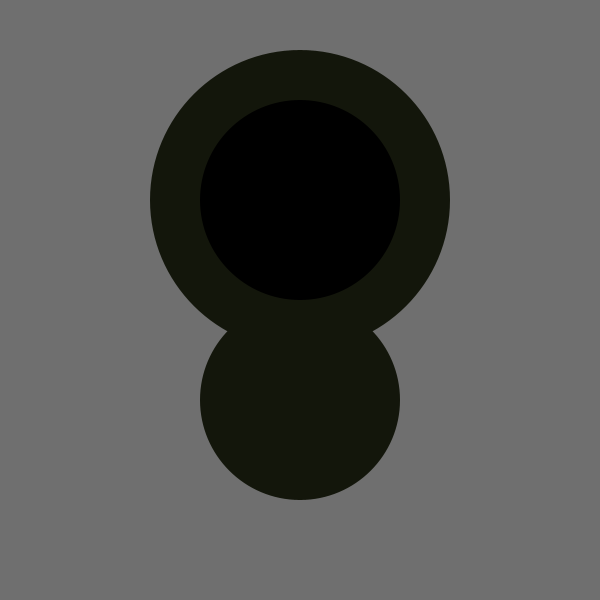
Frame 1 (no input)
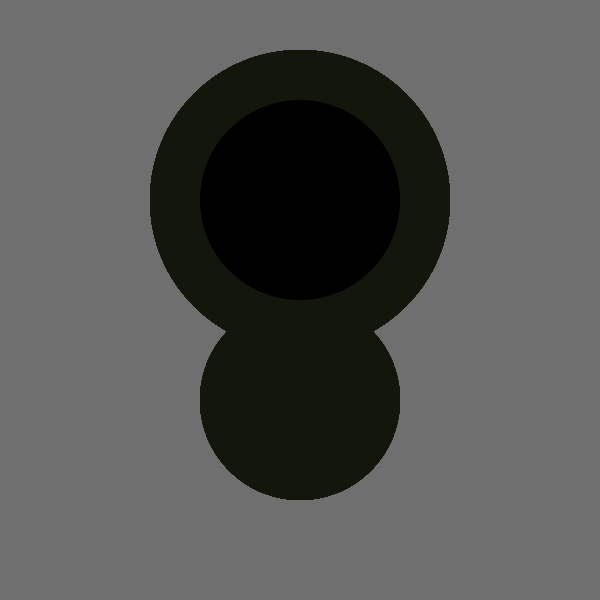
Frame 60 (the mouse pressed at the canvas centre just before this capture)
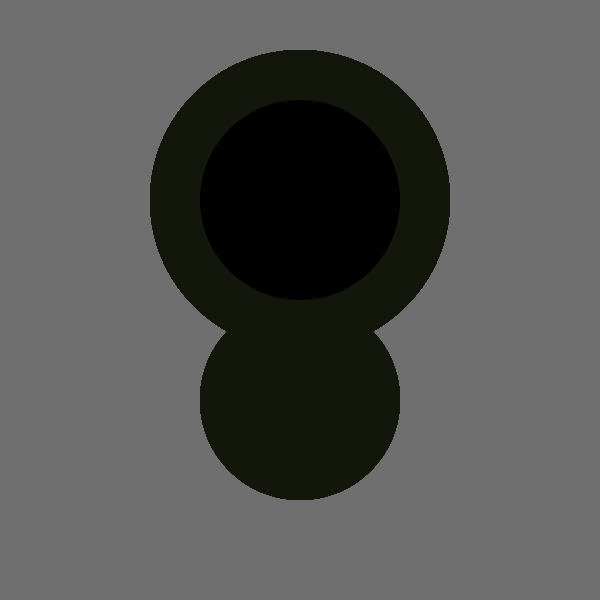
Frame 120 (the mouse held since frame 60 and released just before this capture)

The Processing sketch that drew these frames (run headless with seeded random() and noise(); from frame 60 on, the mouse is pressed at the canvas centre):

// Processing sketch: processing_109030
// ── processing_109030.pde

void setup() {
  size(600,600);
  background(111,111,111);
  smooth(); }
   
void draw() {
  println(mouseX + " : " + mouseY);
   
  noStroke();
  fill(19,22,11);
  ellipse(300,200,300,300);
  
   noStroke();
  fill(00,00,00);
  ellipse(300,200,200,200);
  
   noStroke();
  fill(19,22,11);
  ellipse(300,400,200,200);
  
 
 
 

  }
